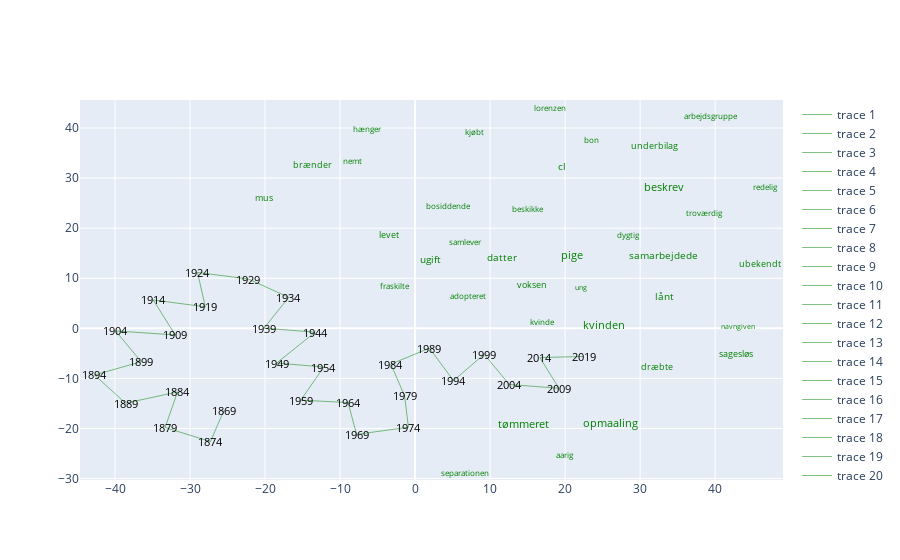

Notebook cell for this chart:
### Code cell
import plotly

fig = plotly.subplots.make_subplots(1,1)
create_subplot("mand",dw2v_kws,fig,fig_placement = [1,1])

### Figure 1 — Plotly figure (JSON) as saved in the notebook; plotly's stock layout.template omitted (floating-point values rounded to 4 significant figures)
{"data": [{"marker": {"color": "rgba(255,255,255)", "opacity": 0}, "mode": "text", "type": "scatter", "x": [], "xaxis": "x", "y": [], "yaxis": "y"}, {"line": {"color": "green", "width": 0.5}, "mode": "lines", "type": "scatter", "x": [22.47, 16.64], "xaxis": "x", "y": [-5.619, -5.848], "yaxis": "y"}, {"line": {"color": "green", "width": 0.5}, "mode": "lines", "type": "scatter", "x": [16.64, 19.18], "xaxis": "x", "y": [-5.848, -11.97], "yaxis": "y"}, {"line": {"color": "green", "width": 0.5}, "mode": "lines", "type": "scatter", "x": [19.18, 12.56], "xaxis": "x", "y": [-11.97, -11.22], "yaxis": "y"}, {"line": {"color": "green", "width": 0.5}, "mode": "lines", "type": "scatter", "x": [12.56, 9.199], "xaxis": "x", "y": [-11.22, -5.18], "yaxis": "y"}, {"line": {"color": "green", "width": 0.5}, "mode": "lines", "type": "scatter", "x": [9.199, 5.121], "xaxis": "x", "y": [-5.18, -10.45], "yaxis": "y"}, {"line": {"color": "green", "width": 0.5}, "mode": "lines", "type": "scatter", "x": [5.121, 1.912], "xaxis": "x", "y": [-10.45, -3.959], "yaxis": "y"}, {"line": {"color": "green", "width": 0.5}, "mode": "lines", "type": "scatter", "x": [1.912, -3.228], "xaxis": "x", "y": [-3.959, -7.15], "yaxis": "y"}, {"line": {"color": "green", "width": 0.5}, "mode": "lines", "type": "scatter", "x": [-3.228, -1.392], "xaxis": "x", "y": [-7.15, -13.51], "yaxis": "y"}, {"line": {"color": "green", "width": 0.5}, "mode": "lines", "type": "scatter", "x": [-1.392, -0.8884], "xaxis": "x", "y": [-13.51, -19.75], "yaxis": "y"}, {"line": {"color": "green", "width": 0.5}, "mode": "lines", "type": "scatter", "x": [-0.8884, -7.794], "xaxis": "x", "y": [-19.75, -21.19], "yaxis": "y"}, {"line": {"color": "green", "width": 0.5}, "mode": "lines", "type": "scatter", "x": [-7.794, -8.935], "xaxis": "x", "y": [-21.19, -14.83], "yaxis": "y"}, {"line": {"color": "green", "width": 0.5}, "mode": "lines", "type": "scatter", "x": [-8.935, -15.24], "xaxis": "x", "y": [-14.83, -14.34], "yaxis": "y"}, {"line": {"color": "green", "width": 0.5}, "mode": "lines", "type": "scatter", "x": [-15.24, -12.17], "xaxis": "x", "y": [-14.34, -7.73], "yaxis": "y"}, {"line": {"color": "green", "width": 0.5}, "mode": "lines", "type": "scatter", "x": [-12.17, -18.46], "xaxis": "x", "y": [-7.73, -6.937], "yaxis": "y"}, {"line": {"color": "green", "width": 0.5}, "mode": "lines", "type": "scatter", "x": [-18.46, -13.32], "xaxis": "x", "y": [-6.937, -0.7728], "yaxis": "y"}, {"line": {"color": "green", "width": 0.5}, "mode": "lines", "type": "scatter", "x": [-13.32, -20.15], "xaxis": "x", "y": [-0.7728, 0.03584], "yaxis": "y"}, {"line": {"color": "green", "width": 0.5}, "mode": "lines", "type": "scatter", "x": [-20.15, -16.84], "xaxis": "x", "y": [0.03584, 6.191], "yaxis": "y"}, {"line": {"color": "green", "width": 0.5}, "mode": "lines", "type": "scatter", "x": [-16.84, -22.22], "xaxis": "x", "y": [6.191, 9.839], "yaxis": "y"}, {"line": {"color": "green", "width": 0.5}, "mode": "lines", "type": "scatter", "x": [-22.22, -29.0], "xaxis": "x", "y": [9.839, 11.16], "yaxis": "y"}, {"line": {"color": "green", "width": 0.5}, "mode": "lines", "type": "scatter", "x": [-29.0, -27.97], "xaxis": "x", "y": [11.16, 4.29], "yaxis": "y"}, {"line": {"color": "green", "width": 0.5}, "mode": "lines", "type": "scatter", "x": [-27.97, -34.91], "xaxis": "x", "y": [4.29, 5.659], "yaxis": "y"}, {"line": {"color": "green", "width": 0.5}, "mode": "lines", "type": "scatter", "x": [-34.91, -31.97], "xaxis": "x", "y": [5.659, -1.327], "yaxis": "y"}, {"line": {"color": "green", "width": 0.5}, "mode": "lines", "type": "scatter", "x": [-31.97, -39.93], "xaxis": "x", "y": [-1.327, -0.5187], "yaxis": "y"}, {"line": {"color": "green", "width": 0.5}, "mode": "lines", "type": "scatter", "x": [-39.93, -36.51], "xaxis": "x", "y": [-0.5187, -6.665], "yaxis": "y"}, {"line": {"color": "green", "width": 0.5}, "mode": "lines", "type": "scatter", "x": [-36.51, -42.74], "xaxis": "x", "y": [-6.665, -9.319], "yaxis": "y"}, {"line": {"color": "green", "width": 0.5}, "mode": "lines", "type": "scatter", "x": [-42.74, -38.6], "xaxis": "x", "y": [-9.319, -14.96], "yaxis": "y"}, {"line": {"color": "green", "width": 0.5}, "mode": "lines", "type": "scatter", "x": [-38.6, -31.67], "xaxis": "x", "y": [-14.96, -12.71], "yaxis": "y"}, {"line": {"color": "green", "width": 0.5}, "mode": "lines", "type": "scatter", "x": [-31.67, -33.32], "xaxis": "x", "y": [-12.71, -19.81], "yaxis": "y"}, {"line": {"color": "green", "width": 0.5}, "mode": "lines", "type": "scatter", "x": [-33.32, -27.28], "xaxis": "x", "y": [-19.81, -22.61], "yaxis": "y"}, {"line": {"color": "green", "width": 0.5}, "mode": "lines", "type": "scatter", "x": [-27.28, -25.48], "xaxis": "x", "y": [-22.61, -16.39], "yaxis": "y"}], "layout": {"annotations": [{"font": {"color": "black", "size": 11}, "showarrow": false, "text": "1869", "x": -25.48, "xref": "x", "y": -16.39, "yref": "y"}, {"font": {"color": "black", "size": 11}, "showarrow": false, "text": "1874", "x": -27.28, "xref": "x", "y": -22.61, "yref": "y"}, {"font": {"color": "black", "size": 11}, "showarrow": false, "text": "1879", "x": -33.32, "xref": "x", "y": -19.81, "yref": "y"}, {"font": {"color": "black", "size": 11}, "showarrow": false, "text": "1884", "x": -31.67, "xref": "x", "y": -12.71, "yref": "y"}, {"font": {"color": "black", "size": 11}, "showarrow": false, "text": "1889", "x": -38.6, "xref": "x", "y": -14.96, "yref": "y"}, {"font": {"color": "black", "size": 11}, "showarrow": false, "text": "1894", "x": -42.74, "xref": "x", "y": -9.319, "yref": "y"}, {"font": {"color": "black", "size": 11}, "showarrow": false, "text": "1899", "x": -36.51, "xref": "x", "y": -6.665, "yref": "y"}, {"font": {"color": "black", "size": 11}, "showarrow": false, "text": "1904", "x": -39.93, "xref": "x", "y": -0.5187, "yref": "y"}, {"font": {"color": "black", "size": 11}, "showarrow": false, "text": "1909", "x": -31.97, "xref": "x", "y": -1.327, "yref": "y"}, {"font": {"color": "black", "size": 11}, "showarrow": false, "text": "1914", "x": -34.91, "xref": "x", "y": 5.659, "yref": "y"}, {"font": {"color": "black", "size": 11}, "showarrow": false, "text": "1919", "x": -27.97, "xref": "x", "y": 4.29, "yref": "y"}, {"font": {"color": "black", "size": 11}, "showarrow": false, "text": "1924", "x": -29.0, "xref": "x", "y": 11.16, "yref": "y"}, {"font": {"color": "black", "size": 11}, "showarrow": false, "text": "1929", "x": -22.22, "xref": "x", "y": 9.839, "yref": "y"}, {"font": {"color": "black", "size": 11}, "showarrow": false, "text": "1934", "x": -16.84, "xref": "x", "y": 6.191, "yref": "y"}, {"font": {"color": "black", "size": 11}, "showarrow": false, "text": "1939", "x": -20.15, "xref": "x", "y": 0.03584, "yref": "y"}, {"font": {"color": "black", "size": 11}, "showarrow": false, "text": "1944", "x": -13.32, "xref": "x", "y": -0.7728, "yref": "y"}, {"font": {"color": "black", "size": 11}, "showarrow": false, "text": "1949", "x": -18.46, "xref": "x", "y": -6.937, "yref": "y"}, {"font": {"color": "black", "size": 11}, "showarrow": false, "text": "1954", "x": -12.17, "xref": "x", "y": -7.73, "yref": "y"}, {"font": {"color": "black", "size": 11}, "showarrow": false, "text": "1959", "x": -15.24, "xref": "x", "y": -14.34, "yref": "y"}, {"font": {"color": "black", "size": 11}, "showarrow": false, "text": "1964", "x": -8.935, "xref": "x", "y": -14.83, "yref": "y"}, {"font": {"color": "black", "size": 11}, "showarrow": false, "text": "1969", "x": -7.794, "xref": "x", "y": -21.19, "yref": "y"}, {"font": {"color": "black", "size": 11}, "showarrow": false, "text": "1974", "x": -0.8884, "xref": "x", "y": -19.75, "yref": "y"}, {"font": {"color": "black", "size": 11}, "showarrow": false, "text": "1979", "x": -1.392, "xref": "x", "y": -13.51, "yref": "y"}, {"font": {"color": "black", "size": 11}, "showarrow": false, "text": "1984", "x": -3.228, "xref": "x", "y": -7.15, "yref": "y"}, {"font": {"color": "black", "size": 11}, "showarrow": false, "text": "1989", "x": 1.912, "xref": "x", "y": -3.959, "yref": "y"}, {"font": {"color": "black", "size": 11}, "showarrow": false, "text": "1994", "x": 5.121, "xref": "x", "y": -10.45, "yref": "y"}, {"font": {"color": "black", "size": 11}, "showarrow": false, "text": "1999", "x": 9.199, "xref": "x", "y": -5.18, "yref": "y"}, {"font": {"color": "black", "size": 11}, "showarrow": false, "text": "2004", "x": 12.56, "xref": "x", "y": -11.22, "yref": "y"}, {"font": {"color": "black", "size": 11}, "showarrow": false, "text": "2009", "x": 19.18, "xref": "x", "y": -11.97, "yref": "y"}, {"font": {"color": "black", "size": 11}, "showarrow": false, "text": "2014", "x": 16.64, "xref": "x", "y": -5.848, "yref": "y"}, {"font": {"color": "black", "size": 11}, "showarrow": false, "text": "2019", "x": 22.47, "xref": "x", "y": -5.619, "yref": "y"}, {"font": {"color": "green", "size": 8.931}, "showarrow": false, "text": "brænder", "x": -13.67, "xref": "x", "y": 32.74, "yref": "y"}, {"font": {"color": "green", "size": 8.426}, "showarrow": false, "text": "troværdig", "x": 38.63, "xref": "x", "y": 23.16, "yref": "y"}, {"font": {"color": "green", "size": 8.083}, "showarrow": false, "text": "lorenzen", "x": 18.03, "xref": "x", "y": 44.1, "yref": "y"}, {"font": {"color": "green", "size": 8.498}, "showarrow": false, "text": "redelig", "x": 46.68, "xref": "x", "y": 28.32, "yref": "y"}, {"font": {"color": "green", "size": 8.364}, "showarrow": false, "text": "kvinde", "x": 16.97, "xref": "x", "y": 1.285, "yref": "y"}, {"font": {"color": "green", "size": 8.198}, "showarrow": false, "text": "dygtig", "x": 28.48, "xref": "x", "y": 18.71, "yref": "y"}, {"font": {"color": "green", "size": 8.441}, "showarrow": false, "text": "bosiddende", "x": 4.471, "xref": "x", "y": 24.47, "yref": "y"}, {"font": {"color": "green", "size": 8.171}, "showarrow": false, "text": "hænger", "x": -6.378, "xref": "x", "y": 39.9, "yref": "y"}, {"font": {"color": "green", "size": 9.24}, "showarrow": false, "text": "underbilag", "x": 31.88, "xref": "x", "y": 36.47, "yref": "y"}, {"font": {"color": "green", "size": 8.56}, "showarrow": false, "text": "sagesløs", "x": 42.78, "xref": "x", "y": -5.18, "yref": "y"}, {"font": {"color": "green", "size": 8.417}, "showarrow": false, "text": "separationen", "x": 6.655, "xref": "x", "y": -28.79, "yref": "y"}, {"font": {"color": "green", "size": 7.2}, "showarrow": false, "text": "ung", "x": 22.08, "xref": "x", "y": 8.292, "yref": "y"}, {"font": {"color": "green", "size": 7.953}, "showarrow": false, "text": "bon", "x": 23.54, "xref": "x", "y": 37.63, "yref": "y"}, {"font": {"color": "green", "size": 8.606}, "showarrow": false, "text": "voksen", "x": 15.55, "xref": "x", "y": 8.751, "yref": "y"}, {"font": {"color": "green", "size": 7.509}, "showarrow": false, "text": "beskikke", "x": 14.99, "xref": "x", "y": 23.73, "yref": "y"}, {"font": {"color": "green", "size": 7.099}, "showarrow": false, "text": "navngiven", "x": 43.06, "xref": "x", "y": 0.5543, "yref": "y"}, {"font": {"color": "green", "size": 8.093}, "showarrow": false, "text": "nemt", "x": -8.357, "xref": "x", "y": 33.58, "yref": "y"}, {"font": {"color": "green", "size": 10.15}, "showarrow": false, "text": "lånt", "x": 33.18, "xref": "x", "y": 6.444, "yref": "y"}, {"font": {"color": "green", "size": 8.04}, "showarrow": false, "text": "adopteret", "x": 7.006, "xref": "x", "y": 6.462, "yref": "y"}, {"font": {"color": "green", "size": 8.953}, "showarrow": false, "text": "mus", "x": -20.12, "xref": "x", "y": 26.03, "yref": "y"}, {"font": {"color": "green", "size": 8.783}, "showarrow": false, "text": "dræbte", "x": 32.28, "xref": "x", "y": -7.77, "yref": "y"}, {"font": {"color": "green", "size": 10.64}, "showarrow": false, "text": "beskrev", "x": 33.19, "xref": "x", "y": 28.27, "yref": "y"}, {"font": {"color": "green", "size": 10.27}, "showarrow": false, "text": "cl", "x": 19.59, "xref": "x", "y": 32.36, "yref": "y"}, {"font": {"color": "green", "size": 10.03}, "showarrow": false, "text": "samarbejdede", "x": 33.05, "xref": "x", "y": 14.55, "yref": "y"}, {"font": {"color": "green", "size": 7.991}, "showarrow": false, "text": "aarig", "x": 20.03, "xref": "x", "y": -25.2, "yref": "y"}, {"font": {"color": "green", "size": 7.597}, "showarrow": false, "text": "fraskilte", "x": -2.65, "xref": "x", "y": 8.509, "yref": "y"}, {"font": {"color": "green", "size": 7.62}, "showarrow": false, "text": "kjøbt", "x": 7.937, "xref": "x", "y": 39.18, "yref": "y"}, {"font": {"color": "green", "size": 8.418}, "showarrow": false, "text": "samlever", "x": 6.678, "xref": "x", "y": 17.41, "yref": "y"}, {"font": {"color": "green", "size": 8.127}, "showarrow": false, "text": "arbejdsgruppe", "x": 39.51, "xref": "x", "y": 42.51, "yref": "y"}, {"font": {"color": "green", "size": 9.281}, "showarrow": false, "text": "ubekendt", "x": 45.98, "xref": "x", "y": 12.99, "yref": "y"}, {"font": {"color": "green", "size": 8.832}, "showarrow": false, "text": "levet", "x": -3.507, "xref": "x", "y": 18.67, "yref": "y"}, {"font": {"color": "green", "size": 9.939}, "showarrow": false, "text": "ugift", "x": 2.055, "xref": "x", "y": 13.87, "yref": "y"}, {"font": {"color": "green", "size": 10.79}, "showarrow": false, "text": "opmaaling", "x": 25.99, "xref": "x", "y": -18.88, "yref": "y"}, {"font": {"color": "green", "size": 10.54}, "showarrow": false, "text": "pige", "x": 20.98, "xref": "x", "y": 14.67, "yref": "y"}, {"font": {"color": "green", "size": 9.724}, "showarrow": false, "text": "datter", "x": 11.54, "xref": "x", "y": 14.21, "yref": "y"}, {"font": {"color": "green", "size": 11.22}, "showarrow": false, "text": "tømmeret", "x": 14.52, "xref": "x", "y": -18.92, "yref": "y"}, {"font": {"color": "green", "size": 11.12}, "showarrow": false, "text": "kvinden", "x": 25.21, "xref": "x", "y": 0.844, "yref": "y"}], "xaxis": {"anchor": "y", "domain": [0, 1]}, "yaxis": {"anchor": "x", "domain": [0, 1]}}}
